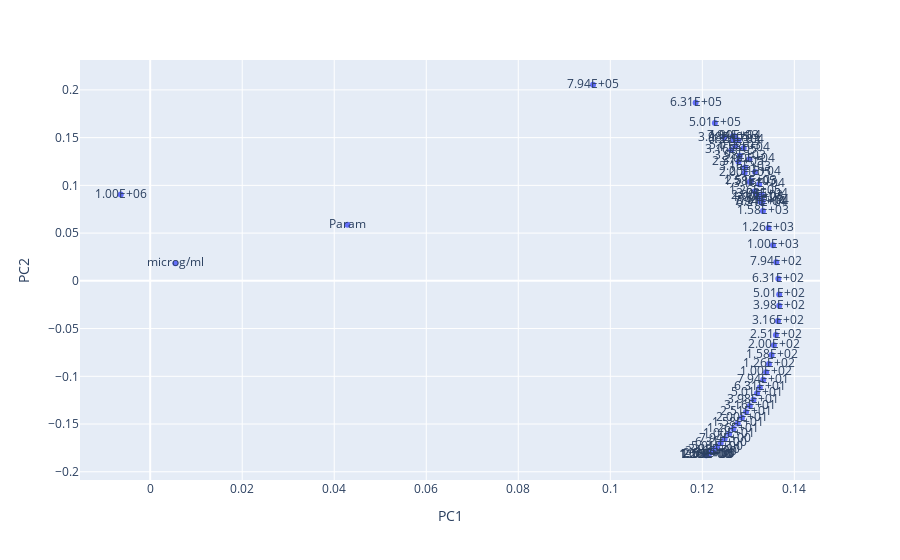

Notebook cell for this chart:
### Code cell
# 5. Loadings Plot

loadings_label = df_loadings.index
# loadings_label = df_loadings.index.str.strip(' (cm)')

fig = px.scatter(df_loadings, x='PC1', y='PC2', text=loadings_label)
fig.show()
